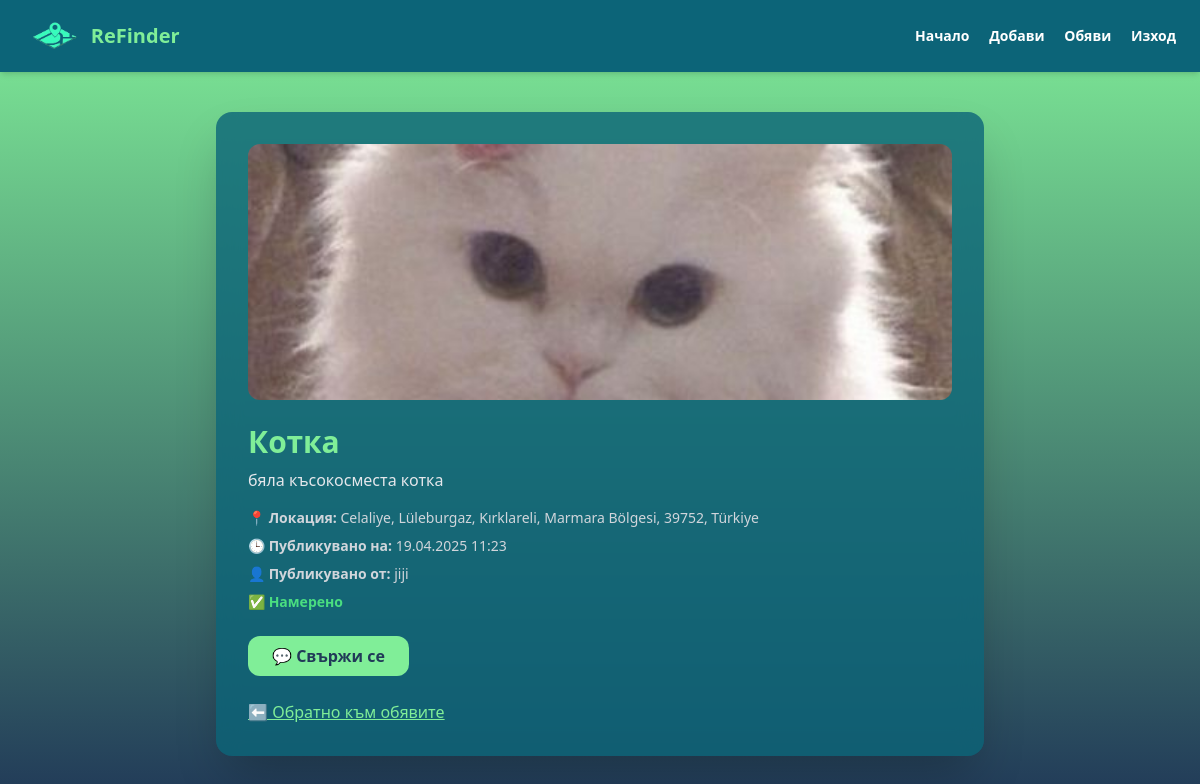
/ads/1/, run on the app's committed database.
### ReFinds/models.py (models this page shows, shortened)
class Ad(models.Model):
    STATUS_CHOICES = [
        ('lost', 'Изгубено'),
        ('found', 'Намерено'),
    ]
    title = models.CharField(max_length=100)
    description = models.TextField(max_length=300)
    status = models.CharField(max_length=10, choices=STATUS_CHOICES,default='lost')
    image = models.ImageField(upload_to='ads_images/', blank=True, null=True)
    location = models.CharField(max_length=100, blank=True)
    latitude = models.FloatField(null=True, blank=True)
    longitude = models.FloatField(null=True, blank=True)
    created_at = models.DateTimeField(auto_now_add=True)
    user = models.ForeignKey(User, on_delete=models.CASCADE)

### ReFinds/views.py (the view)
# urls.py: path('ads/<int:ad_id>/', views.ad_detail_view, name='ad_detail'),
def ad_detail_view(request, ad_id):
    ad = get_object_or_404(Ad, id=ad_id)
    return render(request, 'ad_detail.html', {'ad': ad})

### ReFinds/templates/ad_detail.html (shortened to what this page needs)
<!DOCTYPE html>
{% load static %}
<html lang="bg">
<head>
  <script src="https://cdn.tailwindcss.com"></script>
  <link rel="stylesheet" href="{% static 'listing.css' %}">
</head>
<body class="bg-[#213A58] text-white min-h-screen">
  <nav class="flex justify-between items-center px-6 py-4 bg-[#0C6478] shadow-md">
    <div class="flex items-center gap-2">
      <img src="{% static 'logo-removebg-preview.png' %}" alt="ReFinder Logo" class="h-10">
      <span class="text-xl font-bold text-[#80EE98]">ReFinder</span>
    </div>
    <div class="space-x-4 text-sm font-semibold">
      <a href="{% url 'home' %}" class="hover:text-[#80EE98]">Начало</a>
      <a href="{% url 'listing' %}" class="hover:text-[#80EE98]">Добави</a>
      <a href="{% url 'ad_list' %}" class="hover:text-[#80EE98]">Обяви</a>
      <a href="{% url 'logout' %}" class="hover:text-[#80EE98]">Изход</a>
    </div>
  </nav>
  <div class="max-w-3xl mx-auto mt-10 bg-[#0C6478]/80 backdrop-blur-md p-8 rounded-2xl shadow-2xl">
    {% if ad.image %}
      <img src="{{ ad.image.url }}" alt="Ad Image" class="w-full h-64 object-cover rounded-xl mb-6">
    {% endif %}
    <h1 class="text-3xl font-bold text-[#80EE98] mb-2">{{ ad.title }}</h1>
    <p class="text-gray-200 mb-4">{{ ad.description }}</p>
    <div class="text-sm text-gray-300 space-y-2">
      <p>📍 <strong>Локация:</strong> {{ ad.location }}</p>
      <p>🕒 <strong>Публикувано на:</strong> {{ ad.created_at|date:"d.m.Y H:i" }}</p>
      <p>👤 <strong>Публикувано от:</strong> {{ ad.user.username }}</p>
      <p>
        {% if ad.status == 'lost' %}
          🛑 <strong class="text-red-400">Изгубено</strong>
        {% elif ad.status == 'found' %}
          ✅ <strong class="text-green-400">Намерено</strong>
        {% endif %}
      </p>
    </div>
    {% if request.user != ad.user %}
  <div class="mt-6">
    <a href="{% url 'start_chat' ad.user.id %}"
       class="inline-block bg-[#80EE98] text-[#213A58] font-bold px-6 py-2 rounded-xl hover:bg-[#46DFB1] transition-all">
      💬 Свържи се
    </a>
  </div>
{% endif %}
    <div class="mt-6">
      <a href="{% url 'ad_list' %}" class="text-[#80EE98] underline hover:text-[#46DFB1]">⬅ Обратно към обявите</a>
    </div>
  </div>
</body>
</html>

### ReFinds/static/listing.css (style rules this page uses)
body { background: linear-gradient(to bottom, #80EE98, #213A58); }

### data on the page
Ad: image (picture), title "Котка", description "бяла късокосместа котка", location "Celaliye, Lüleburgaz, Kırklareli, Marmara Bölgesi, 39752, Türkiye", created_at "19.04.2025 11:23", user.username "jiji"
